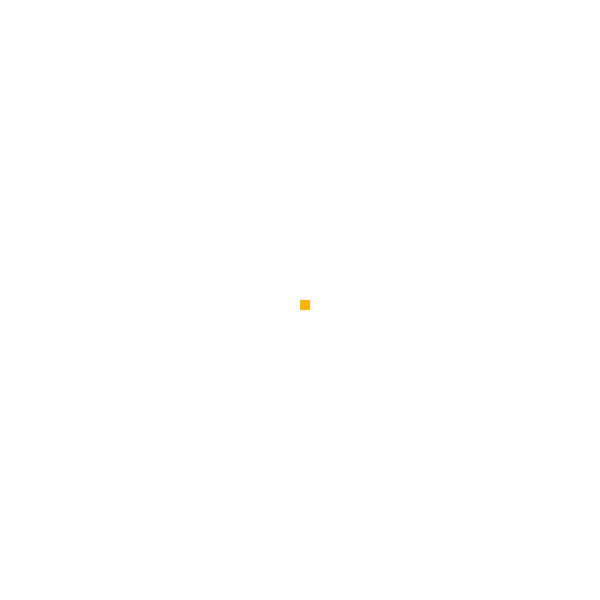
Frame 1 (no input)
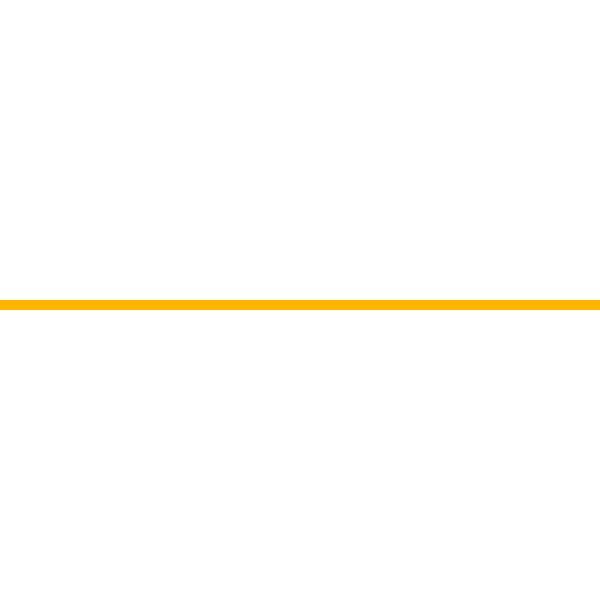
Frame 60 (the mouse pressed at the canvas centre just before this capture)
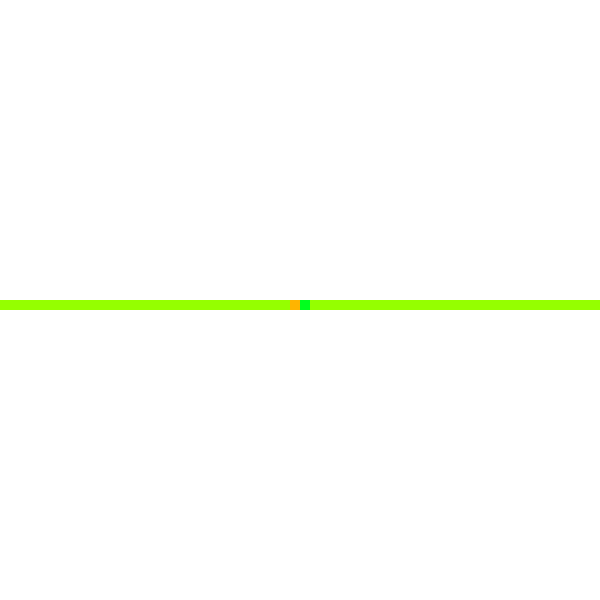
Frame 120 (the mouse held since frame 60 and released just before this capture)

The Processing sketch that drew these frames (run headless with seeded random() and noise(); from frame 60 on, the mouse is pressed at the canvas centre):

// Processing sketch: Langtons_antV1
// ── Langtons_antV1.pde
ArrayList <PVector> ground;
int lato = 10;
String rule;
int col;
PVector oldvel;
int [][] tab;

int cols, rows, x1, y1;

void setup() {
  size(600, 600);
  colorMode(HSB);
  noStroke();
  cols = width / lato;
  rows = height / lato;
  x1 = cols / 2;
  y1 = rows / 2;
  tab = new int[cols][rows];
  ground = new ArrayList <PVector> ();


  rule = "LRRRRRLLR";
  ground.add(assign('n', 0));

  for (int i = 0; i < rule.length(); i++) {
    char k = rule.charAt(i);
    if (k == '2' && i < rule.length() - 1) {
      ground.add(assign(rule.charAt(i + 1), 2));
    } else if (k != '2') {
      ground.add(assign(k, 1));
    }
  }

  col = 300 / ground.size();
  //int ant = ground.size() + 1;

  for (int x = 0; x < cols; x++) {
    for (int y = 0; y < rows; y++) {
      tab[x][y] = 0;
    }
    oldvel = ground.get(tab[x1][y1]);
  }


  print(ground.size());
}


void draw() {
  PVector move = ground.get(tab[x1][y1]);
  oldvel.add(move);

  oldvel.x = constrain(oldvel.x, -1, 1);
  oldvel.y = constrain(oldvel.y, -1, 1);

   x1 += oldvel.x;
   y1 += oldvel.y;

  if (x1 < 0) {
    x1 = cols-1;
  } else if (x1 >= cols) {
    x1 = 0;
  }

  if (y1 < 0) {
    y1 = rows-1;
  } else if (y1 >= rows) {
    y1 = 0;
  }


  fill(0);
  rect(x1 * lato, y1 * lato, lato, lato);
  for (int x = 0; x < cols; x++) {
    for (int y = 0; y < rows; y++) {

      if (x == x1 && y == y1) {
        tab[x][y] = tab[x][y] < ground.size() - 1 ? tab[x][y] + 1 : 0;
      }

      if (tab[x][y] == 0) {
        fill(0, 0, 300);
      } else {
        fill(col * tab[x][y], 300, 300);
      }
      rect(x * lato, y * lato, lato, lato);
    }
  }
}

PVector assign(char l, int t) {
  if (l != 'n') {

    int p;

    if (l == 'U') {
      p = 0;
    } else if (l == 'L') {
      p = 1;
    } else if (l == 'S') {
      p = 2;
    } else {
      p = 3;
    }

    p += t - 1;
    p = p % 4;

    if (p == 0) {
      return new PVector(0, -1);
    } else if (p == 1) {
      return new PVector(-1, 0);
    } else if (p == 2) {
      return new PVector(0, 1);
    } else {
      return new PVector(1, 0);
    }
  } else {
    return new PVector(0, 0);
  }
}
